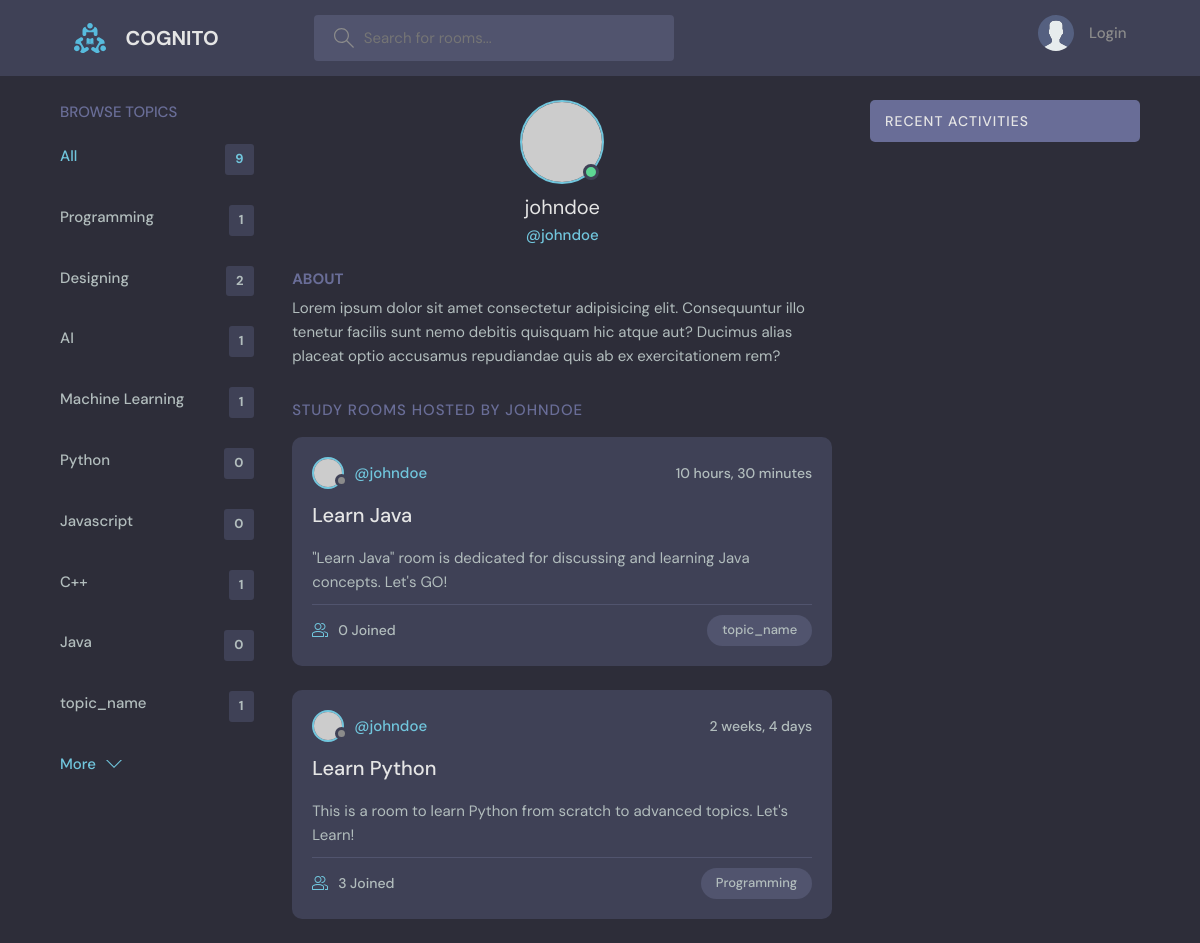
The app's page /profile/2/ with its own data.
### main/models.py (models this page shows, shortened)
class Topic(models.Model):
    name = models.CharField(max_length=200)

class Room(models.Model):
    host = models.ForeignKey(User, on_delete=models.SET_NULL, null=True)  # Host user, nullable
    topic = models.ForeignKey(Topic, on_delete=models.SET_NULL, null=True)  # Topic, nullable
    name = models.CharField(max_length=200)  # Room name
    description = models.TextField(null=True, blank=True)  # Room description, optional
    participants = models.ManyToManyField(User, related_name='participants', blank=True)  # Room participants, optional
    updated = models.DateTimeField(auto_now=True)  # Timestamp of the last update
    created = models.DateTimeField(auto_now_add=True)  # Timestamp of creation
    class Meta:
        ordering = ['-updated', '-created']  # Order by last updated and created date

### main/views.py (the view)
# urls.py: path('profile/<int:pk>/',user_profile,name='user_profile'),
def user_profile(request,pk):
    user = User.objects.get(id=pk)
    rooms = user.room_set.all() # host(user) is a foreign key in Room model
    room_messages = user.message_set.all()
    topics = Topic.objects.all()
    context = {'user':user, 'rooms':rooms, 'room_messages': room_messages, 'topics': topics}
    return render(request,'main/profile.html',context)

### templates/main/profile.html (shortened to what this page needs)
{% extends "base.html" %}
{% block content %}
  <main class="profile-page layout layout--3">
    <div class="container">
      {% include "main/topics_component.html" %}
      <div class="roomList">
        <div class="profile">
          <div class="profile__avatar">
            <div class="avatar avatar--large active">
              <img src="https://randomuser.me/api/portraits/men/11.jpg" />
            </div>
          </div>
          <div class="profile__info">
            <h3>{{user}}</h3>
            <p>@{{user.username}}</p>
          </div>
          <div class="profile__about">
            <h3>About</h3>
            <p>
              Lorem ipsum dolor sit amet consectetur adipisicing elit. Consequuntur illo tenetur
              facilis sunt nemo debitis quisquam hic atque aut? Ducimus alias placeat optio
              accusamus repudiandae quis ab ex exercitationem rem?
            </p>
          </div>
        </div>
        <div class="roomList__header">
          <div>
            <h2>Study Rooms Hosted by {{user.username}}</a>
            </h2>
          </div>
        </div>
        {% include "main/feed_component.html" %}
      </div>
      {% include "main/activity_component.html" %}
    </div>
  </main>
  {% endblock content %}

### templates/main/topics_component.html
<div class="topics">
    <div class="topics__header">
      <h2>Browse Topics</h2>
    </div>
    <ul class="topics__list">
      <li>
        <a href="{% url 'home' %}" class="active">All <span>{{topics.count}}</span></a>
      </li>
      {% for topic in topics %}
      <li>
        <a href="{% url 'home' %}?q={{ topic.name }}">{{ topic.name }}<span>{{topic.room_set.all.count}}</span></a>
      </li>
      {% endfor %}
    </ul>
    <a class="btn btn--link" href="topics.html">
      More
      <svg version="1.1" xmlns="http://www.w3.org/2000/svg" width="32" height="32" viewBox="0 0 32 32">
        <title>chevron-down</title>
        <path d="M16 21l-13-13h-3l16 16 16-16h-3l-13 13z"></path>
      </svg>
    </a>
  </div>

### templates/main/feed_component.html (shortened to what this page needs)
{% for room in rooms %}
<div class="roomListRoom">
    <div class="roomListRoom__header">
      <a href="{% url "user_profile" room.host.id %}" class="roomListRoom__author">
        <div class="avatar avatar--small">
          <img src="https://randomuser.me/api/portraits/women/11.jpg" />
        </div>
        <span>@{{room.host.username}}</span>
      </a>
      <div class="roomListRoom__actions">
        <span>{{room.created|timesince}}</span>
      </div>
    </div>
    <div class="roomListRoom__content">
      <a href="{% url 'room' room.id %}">{{room.name}}</a>
      <p>
        {{room.description}}
      </p>
    </div>
    <div class="roomListRoom__meta">
      <a href="{% url 'room' room.id %}" class="roomListRoom__joined">
        {{room.participants.all.count}} Joined
      </a>
      <p class="roomListRoom__topic">{{room.topic.name}}</p>
    </div>
  </div>
  {% endfor %}

### records on screen
Topic: name "Programming", room_set.all.count "1"
Topic: name "Designing", room_set.all.count "2"
Topic: name "AI", room_set.all.count "1"
Topic: name "Machine Learning", room_set.all.count "1"
Topic: name "Python", room_set.all.count "0"
Topic: name "Javascript", room_set.all.count "0"
Topic: name "C++", room_set.all.count "1"
Topic: name "Java", room_set.all.count "0"
Topic: name "topic_name", room_set.all.count "1"
Room: host.username "johndoe", created "10 hours, 30 minutes", name "Learn Java", description "\"Learn Java\" room is dedicated for discussing and learning Java concepts. Let's GO!", participants.all.count "0", topic.name "topic_name"
Room: host.username "johndoe", created "2 weeks, 4 days", name "Learn Python", description "This is a room to learn Python from scratch to advanced topics. Let's Learn!", participants.all.count "3", topic.name "Programming"

### other values on screen
{{ topics.count }} "9"
{{ user }} "johndoe"
{{ user.username }} "johndoe"
{{ user.username }} "JOHNDOE"
